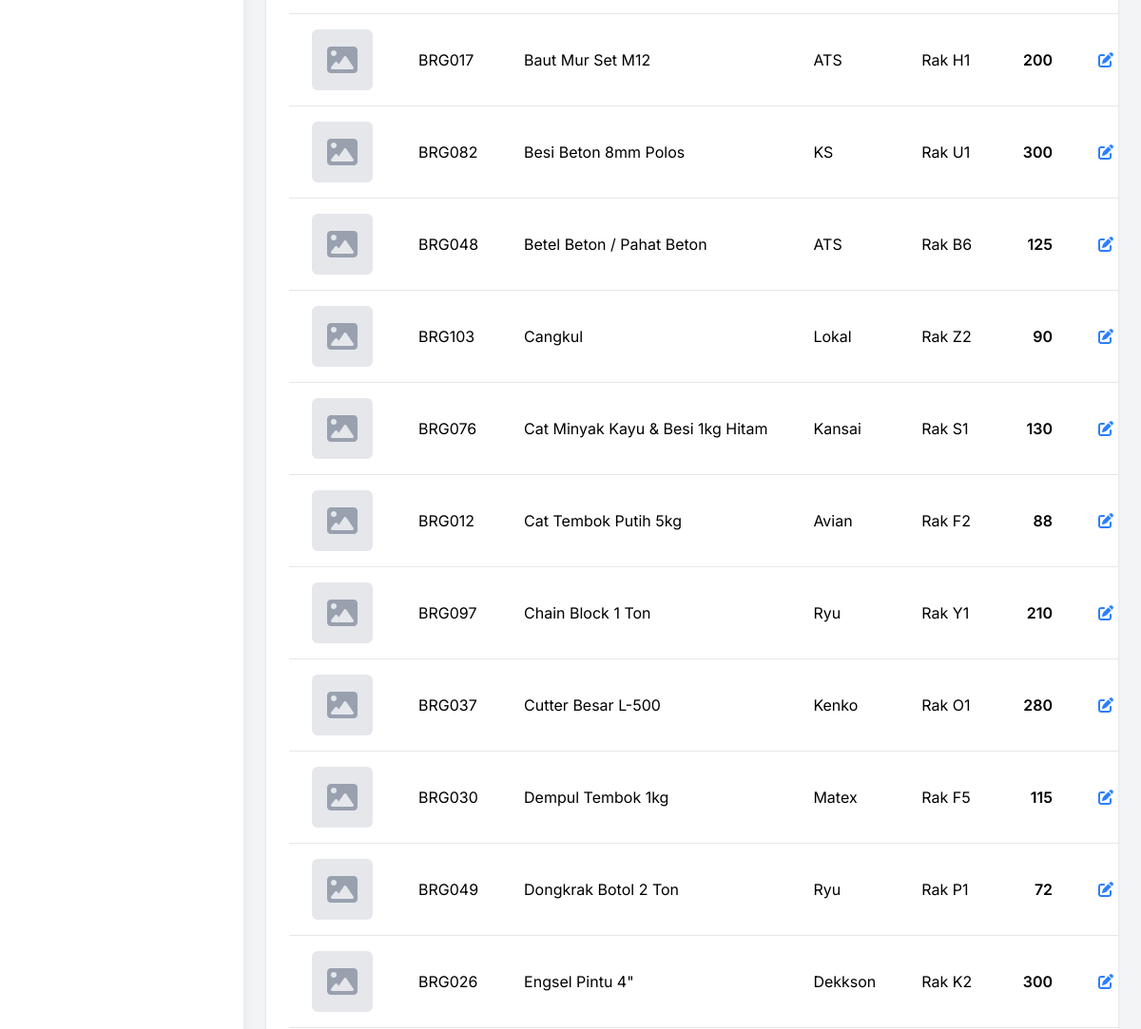
Page /index.php?page=barang (signed in, middle part) on the earlier database version.
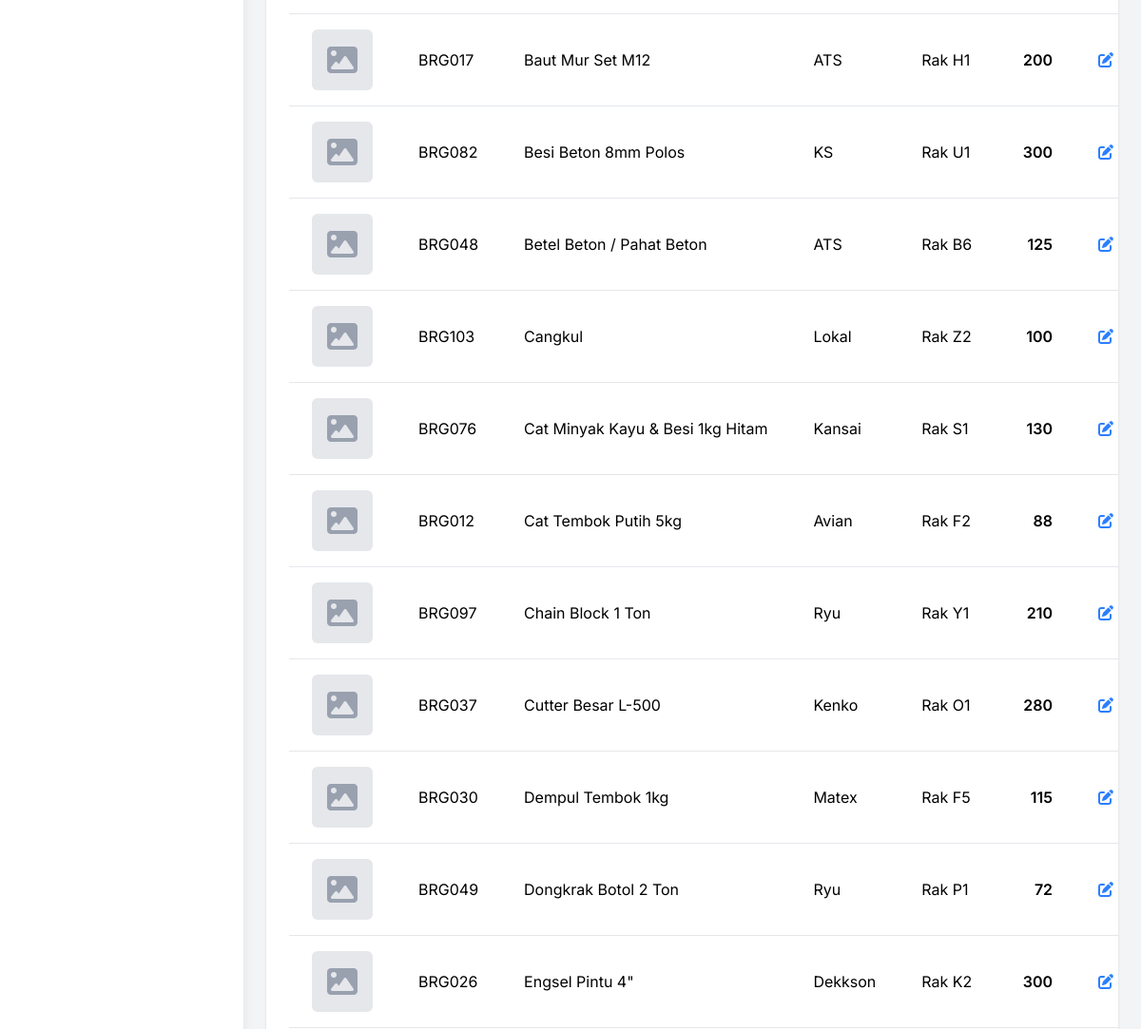
Same page on the later database version.
### tables this page shows
CREATE TABLE `barang` (
  `id_barang` varchar(20) NOT NULL,
  `nama_barang` varchar(255) NOT NULL,
  `merek` varchar(100) DEFAULT NULL,
  `stok` int(11) NOT NULL DEFAULT 0,
  `lokasi` varchar(100) DEFAULT NULL,
  PRIMARY KEY (`id_barang`)
);

### pages/barang.php (the view, shortened to what this page needs)
<?php
$user_role = $_SESSION['role'];
$can_edit_delete = ($user_role == 'Admin');
$limit = isset($_GET['limit']) ? (int)$_GET['limit'] : 15;
$page = isset($_GET['p']) ? (int)$_GET['p'] : 1;
$offset = ($page - 1) * $limit;
$sort_columns = ['id_barang', 'nama_barang', 'merek', 'lokasi', 'stok'];
$sort_by = isset($_GET['sort']) && in_array($_GET['sort'], $sort_columns) ? $_GET['sort'] : 'nama_barang';
$order = isset($_GET['order']) && strtolower($_GET['order']) == 'desc' ? 'DESC' : 'ASC';
$sql_base = "FROM barang b";
$params = [];
$data_sql = "
    SELECT b.*,
           (SELECT g.nama_file FROM gambar_barang g WHERE g.id_barang = b.id_barang ORDER BY g.id_gambar ASC LIMIT 1) as gambar_utama,
           (SELECT COUNT(*) FROM gambar_barang g WHERE g.id_barang = b.id_barang) as jumlah_gambar
    " . $sql_base . " ORDER BY b.{$sort_by} {$order} LIMIT {$limit} OFFSET {$offset}";
$stmt = $pdo->prepare($data_sql);
$stmt->execute($params);
$barang_list = $stmt->fetchAll(PDO::FETCH_ASSOC);
?>
<div class="bg-white p-6 rounded-lg shadow overflow-x-auto">
    <table class="w-full table-auto">
        <tbody class="bg-white divide-y divide-gray-200">
            <?php foreach ($barang_list as $barang): ?>
                    <td class="px-6 py-4 whitespace-nowrap">
                        <button type="button" class="btn-lihat-gambar relative"
                                data-id="<?php echo htmlspecialchars($barang['id_barang']); ?>"
                                data-nama="<?php echo htmlspecialchars($barang['nama_barang']); ?>">
                            <?php if (!empty($barang['gambar_utama'])): ?>
                                <img src="uploads/barang/<?php echo htmlspecialchars($barang['gambar_utama']); ?>" alt="<?php echo htmlspecialchars($barang['nama_barang']); ?>" class="w-16 h-16 object-cover rounded-md hover:opacity-75 transition-opacity">
                                <?php if ($barang['jumlah_gambar'] > 1): ?>
                                    <span class="absolute bottom-1 right-1 bg-blue-600 text-white text-xs font-bold px-2 py-1 rounded-full">+<?php echo $barang['jumlah_gambar'] - 1; ?></span>
                                <?php endif; ?>
                            <?php else: ?>
                                <div class="w-16 h-16 bg-gray-200 rounded-md flex items-center justify-center text-gray-400">
                                    <i class="fa-solid fa-image fa-2x"></i>
                                </div>
                            <?php endif; ?>
                        </button>
                    </td>
                    <td class="px-6 py-4 whitespace-nowrap"><?php echo htmlspecialchars($barang['id_barang']); ?></td>
                    <td class="px-6 py-4 whitespace-nowrap"><?php echo htmlspecialchars($barang['nama_barang']); ?></td>
                    <td class="px-6 py-4 whitespace-nowrap"><?php echo htmlspecialchars($barang['merek']); ?></td>
                    <td class="px-6 py-4 whitespace-nowrap"><?php echo htmlspecialchars($barang['lokasi']); ?></td>
                    <td class="px-6 py-4 whitespace-nowrap text-right font-semibold"><?php echo htmlspecialchars($barang['stok']); ?></td>
                    <?php if ($can_edit_delete): ?>
                        <td class="px-6 py-4 whitespace-nowrap text-center">
                            <button class="btn-edit-barang text-blue-500 hover:text-blue-700 mr-3"
                                data-id="<?php echo htmlspecialchars($barang['id_barang']); ?>"
                                data-nama="<?php echo htmlspecialchars($barang['nama_barang']); ?>"
                                data-merek="<?php echo htmlspecialchars($barang['merek']); ?>"
                                data-stok="<?php echo htmlspecialchars($barang['stok']); ?>"
                                data-lokasi="<?php echo htmlspecialchars($barang['lokasi']); ?>">
                                <i class="fa-solid fa-pen-to-square"></i>
                            </button>
                        </td>
                    <?php endif; ?>
            <?php endforeach; ?>
        </tbody>
    </table>
</div>

Differences in the rows shown:
changed barang "BRG103": stok "90" → "100"
